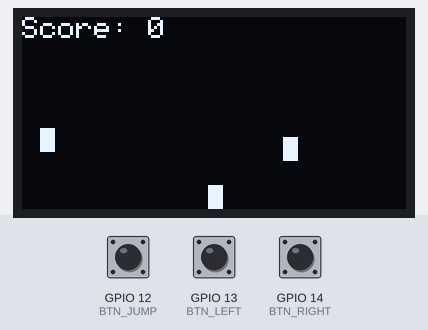
Bench run of a sketch on a simulated ESP32. On the bench: 128×64 one-colour display. Inputs (shaded band) come from the test bench; at power-on: GPIO 12 (BTN_JUMP) LOW, GPIO 13 (BTN_LEFT) LOW, GPIO 14 (BTN_RIGHT) LOW. Random numbers use the default seed unless the sketch sets one.

Above: at 1.2 s.
1.3 s: GPIO 12 (BTN_JUMP) pulled HIGH for 0.15 s
At 1.47 s:
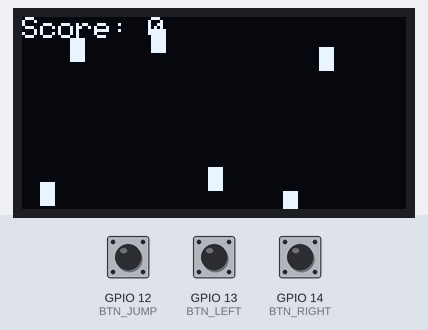
2.0 s: GPIO 13 (BTN_LEFT) pulled HIGH for 0.15 s
At 2.37 s:
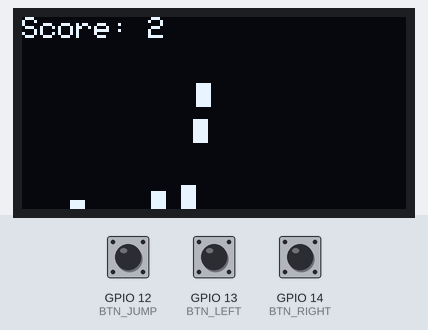
2.7 s: GPIO 14 (BTN_RIGHT) pulled HIGH for 0.15 s
At 2.98 s:
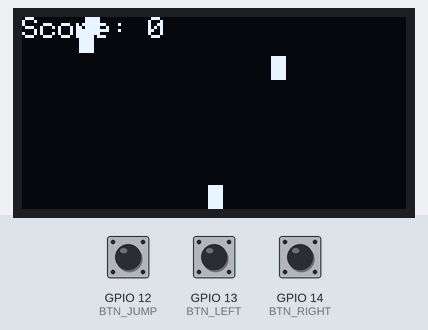
3.4 s: GPIO 12 (BTN_JUMP) pulled HIGH for 1 s
At 3.58 s:
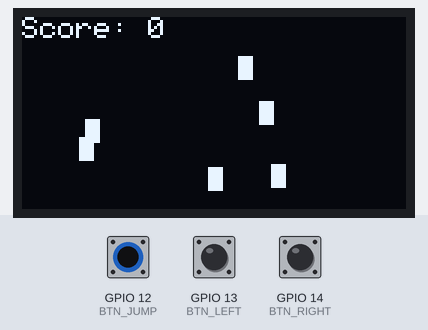
5.0 s: GPIO 13 (BTN_LEFT) pulled HIGH for 1 s
At 5.38 s:
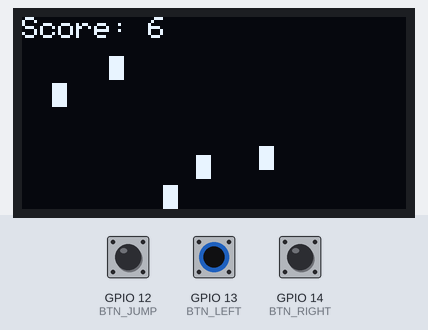
6.6 s: GPIO 14 (BTN_RIGHT) pulled HIGH for 1 s
At 6.88 s:
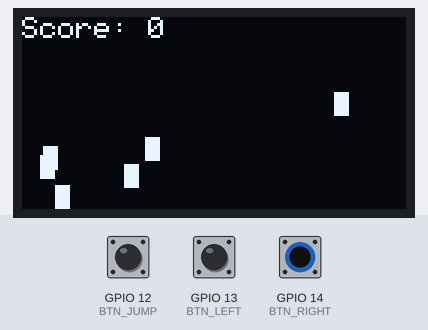
Timing chart, 0 to 9.2 s (numbered marks = the images above; inputs shaded):
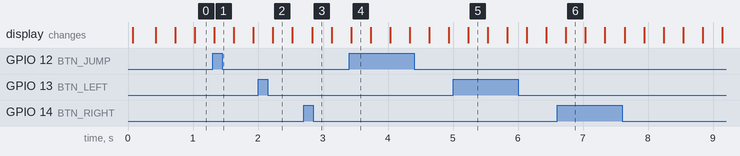

The sketch:

meh-temple-run.ino
```cpp
#include <Wire.h>
#include <Adafruit_GFX.h>
#include <Adafruit_SSD1306.h>

#define SCREEN_WIDTH 128
#define SCREEN_HEIGHT 64
#define OLED_ADDR 0x3C

#define BTN_LEFT 13
#define BTN_RIGHT 14
#define BTN_JUMP 12

Adafruit_SSD1306 display(SCREEN_WIDTH, SCREEN_HEIGHT, &Wire, -1);

// Player
#define PLAYER_W 5
#define PLAYER_H 8
int playerX = SCREEN_WIDTH / 2 - PLAYER_W/2;
int playerY = SCREEN_HEIGHT - PLAYER_H;
bool jumping = false;
int jumpY = 0;
int jumpVel = 0;

// Obstacles
#define MAX_OBS 5
struct Obstacle {
  int x, y;
  int w, h;
  bool active;
};
Obstacle obstacles[MAX_OBS];

// Game
int score = 0;
unsigned long lastFrame = 0;
const int frameDelay = 50; // ~20 FPS

void spawnObstacle() {
  for (int i = 0; i < MAX_OBS; i++) {
    if (!obstacles[i].active) {
      obstacles[i].w = 5;
      obstacles[i].h = 8;
      obstacles[i].x = random(0, SCREEN_WIDTH - obstacles[i].w);
      obstacles[i].y = -obstacles[i].h;
      obstacles[i].active = true;
      break;
    }
  }
}

void setup() {
  Wire.begin(8, 9);

  pinMode(BTN_LEFT, INPUT);
  pinMode(BTN_RIGHT, INPUT);
  pinMode(BTN_JUMP, INPUT);

  if (!display.begin(SSD1306_SWITCHCAPVCC, OLED_ADDR)) {
    while (true);
  }

  display.setTextColor(SSD1306_WHITE);
  display.setTextSize(1);

  randomSeed(analogRead(0));
}

void loop() {
  if (millis() - lastFrame < frameDelay) return;
  lastFrame = millis();

  // ---- INPUT ----
  if (digitalRead(BTN_LEFT) && playerX > 0) playerX -= 3;
  if (digitalRead(BTN_RIGHT) && playerX < SCREEN_WIDTH - PLAYER_W) playerX += 3;
  if (digitalRead(BTN_JUMP) && !jumping) {
    jumping = true;
    jumpVel = -6;
    jumpY = 0;
  }

  // ---- PLAYER JUMP ----
  if (jumping) {
    jumpY += jumpVel;
    jumpVel += 1; // gravity
    if (jumpY > 0) {
      jumpY = 0;
      jumping = false;
    }
  }

  // ---- OBSTACLES ----
  for (int i = 0; i < MAX_OBS; i++) {
    if (obstacles[i].active) {
      obstacles[i].y += 3;

      // Collision
      if (playerX < obstacles[i].x + obstacles[i].w &&
          playerX + PLAYER_W > obstacles[i].x &&
          playerY + jumpY < obstacles[i].y + obstacles[i].h &&
          playerY + jumpY + PLAYER_H > obstacles[i].y) {
        score = 0; // reset score on hit
        for (int j = 0; j < MAX_OBS; j++) obstacles[j].active = false;
        break;
      }

      // Passed obstacle
      if (obstacles[i].y > SCREEN_HEIGHT) {
        obstacles[i].active = false;
        score++;
      }
    }
  }

  // Spawn new obstacles randomly
  if (random(0, 10) < 3) spawnObstacle();

  // ---- RENDER ----
  display.clearDisplay();

  // Player
  display.fillRect(playerX, playerY + jumpY, PLAYER_W, PLAYER_H, SSD1306_WHITE);

  // Obstacles
  for (int i = 0; i < MAX_OBS; i++) {
    if (obstacles[i].active) {
      display.fillRect(obstacles[i].x, obstacles[i].y, obstacles[i].w, obstacles[i].h, SSD1306_WHITE);
    }
  }

  // Score
  display.setCursor(0,0);
  display.print("Score: ");
  display.print(score);

  display.display();
}
```
